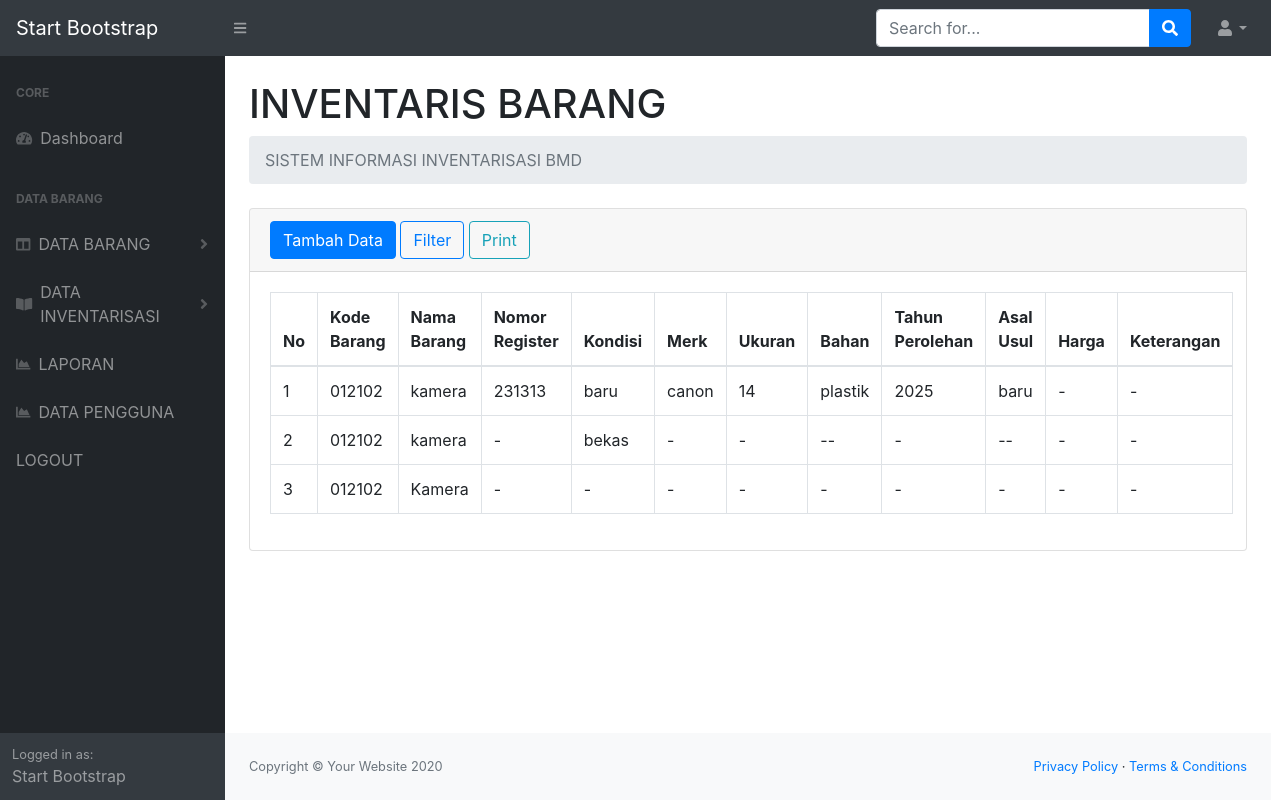
Page /barang.php on the earlier database version.
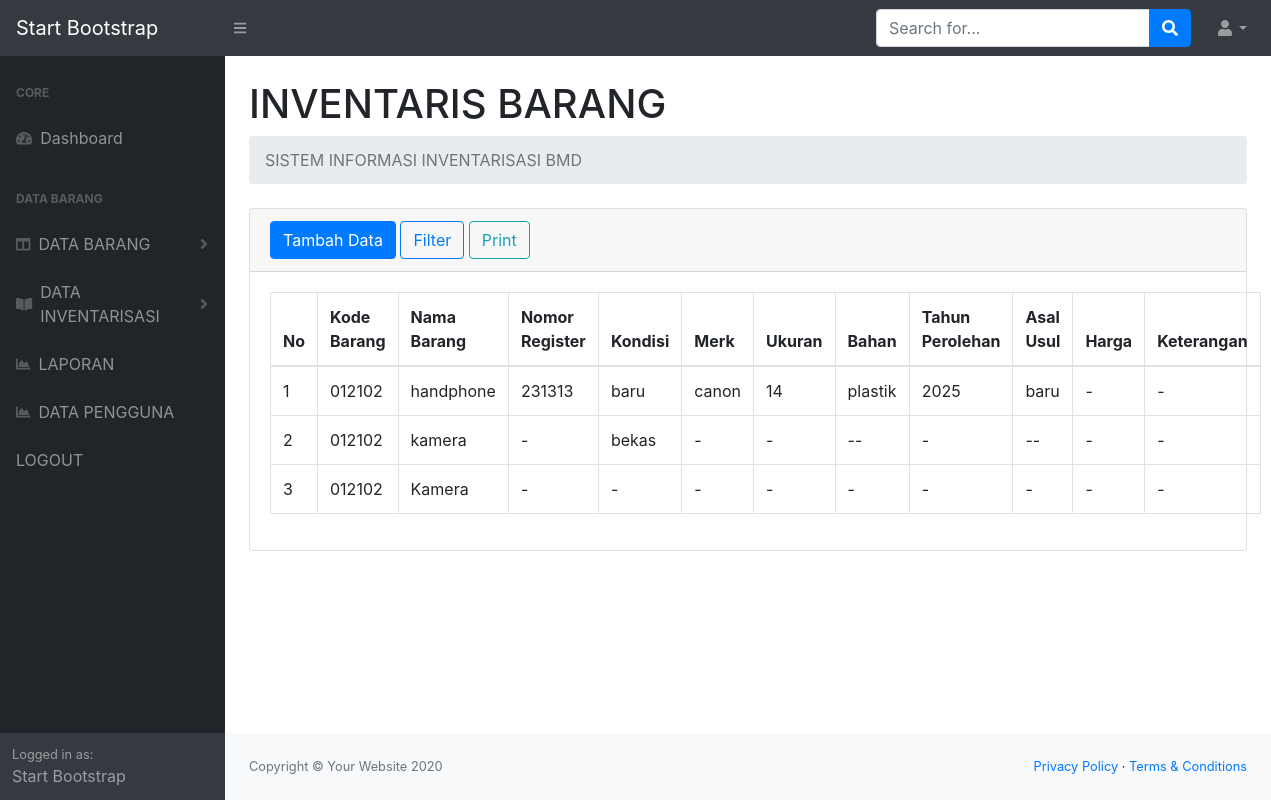
Same page on the later database version.
### tables this page shows
CREATE TABLE `barang` (
  `idbarang` int(11) NOT NULL,
  `kodebarang` varchar(50) NOT NULL,
  `namainvenbarang` varchar(50) NOT NULL,
  `nomorregister` varchar(50) NOT NULL,
  `kondisibarang` varchar(25) NOT NULL,
  `merkbarang` varchar(50) NOT NULL,
  `ukuranbarang` varchar(25) NOT NULL,
  `bahanbarang` varchar(25) NOT NULL,
  `tahunperolehanbarang` varchar(25) NOT NULL,
  `asalusulbarang` varchar(25) NOT NULL,
  `hargabarang` varchar(25) NOT NULL,
  `keteranganbarang` varchar(25) NOT NULL
);

### barang.php (the view, shortened to what the changed rows need)
<?php
require 'function.php';
?>
<!DOCTYPE html>
<html lang="en">
<head>
    <link href="css/styles.css" rel="stylesheet" />
    <link href="https://cdn.datatables.net/1.10.20/css/dataTables.bootstrap4.min.css" rel="stylesheet" />
</head>
<body class="sb-nav-fixed">
    <div id="layoutSidenav">
        <div id="layoutSidenav_content">
            <main>
                <div class="container-fluid">
                    <h1 class="mt-4">INVENTARIS BARANG</h1>
                    <div class="card mb-4">
                        <div class="card-body">
                                <table class="table table-bordered" width="100%" cellspacing="0">
                                    <thead>
                                        <tr>
                                            <th>No</th>
                                            <th>Kode Barang</th>
                                            <th>Nama Barang</th>
                                            <th>Nomor Register</th>
                                            <th>Kondisi</th>
                                            <th>Merk</th>
                                            <th>Ukuran</th>
                                            <th>Bahan</th>
                                            <th>Tahun Perolehan</th>
                                            <th>Asal Usul</th>
                                            <th>Harga</th>
                                            <th>Keterangan</th>
                                        </tr>
                                    </thead>
                                    <tbody>
                                        <?php
                                        if (isset($_POST['filterbarang'])) {
                                            $namainvenbarang = isset($_POST['namainvenbarang']) ? mysqli_real_escape_string($conn, $_POST['namainvenbarang']) : '';
                                            $kondisibarang = isset($_POST['kondisibarang']) ? mysqli_real_escape_string($conn, $_POST['kondisibarang']) : '';
                                            $query = "SELECT * FROM barang WHERE 1=1";
                                            if (!empty($namainvenbarang)) {
                                                $query .= " AND namainvenbarang = '$namainvenbarang'";
                                            }
                                            if (!empty($kondisibarang)) {
                                                $query .= " AND kondisibarang = '$kondisibarang'";
                                            }
                                        } else {
                                            $query = "SELECT * FROM barang";
                                        }
                                        $ambilsemuadatabarang = mysqli_query($conn, $query);
                                        $i = 1;
                                        while ($data = mysqli_fetch_array($ambilsemuadatabarang)) {
                                            $kodebarang = $data['kodebarang'];
                                            $namainvenbarang = $data['namainvenbarang'];
                                            $nomorregister = $data['nomorregister'];
                                            $kondisibarang = $data['kondisibarang'];
                                            $merkbarang = $data['merkbarang'];
                                            $ukuranbarang = $data['ukuranbarang'];
                                            $bahanbarang = $data['bahanbarang'];
                                            $tahunperolehanbarang = $data['tahunperolehanbarang'];
                                            $asalusulbarang = $data['asalusulbarang'];
                                            $hargabarang = $data['hargabarang'];
                                            $keteranganbarang = $data['keteranganbarang'];
                                        ?>
                                            <tr>
                                                <td><?= $i++; ?></td>
                                                <td><?= $kodebarang; ?></td>
                                                <td><?= $namainvenbarang; ?></td>
                                                <td><?= $nomorregister; ?></td>
                                                <td><?= $kondisibarang; ?></td>
                                                <td><?= $merkbarang; ?></td>
                                                <td><?= $ukuranbarang; ?></td>
                                                <td><?= $bahanbarang; ?></td>
                                                <td><?= $tahunperolehanbarang; ?></td>
                                                <td><?= $asalusulbarang; ?></td>
                                                <td><?= $hargabarang; ?></td>
                                                <td><?= $keteranganbarang; ?></td>
                                            </tr>
                                        <?php
                                        };
                                        ?>
                                    </tbody>
                                </table>
                        </div>
                    </div>
                </div>
            </main>
        </div>
    </div>
</body>
</html>

Differences in the rows shown:
changed barang "baru": namainvenbarang "kamera" → "handphone"
